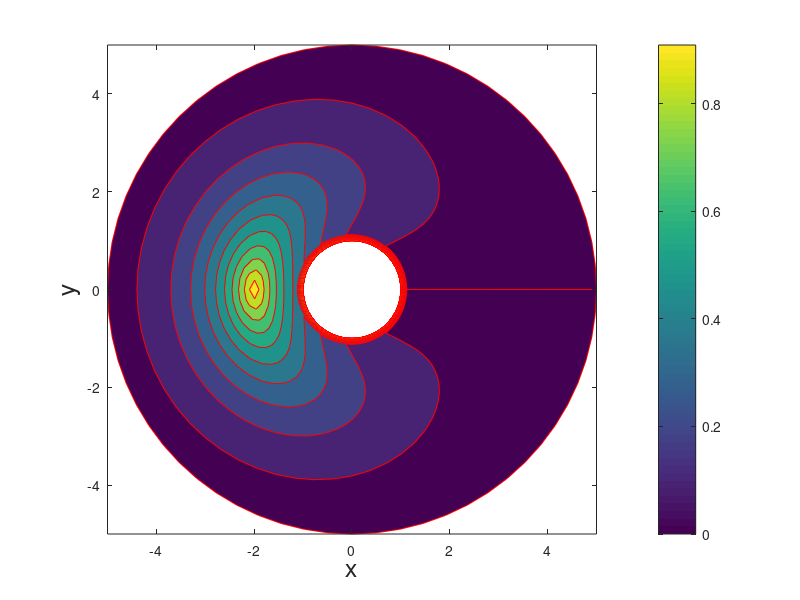

Recreate this plot in MATLAB. (Note: this script raises an error after producing the figure.)

% Domain and grid size
b =  5;
M = 2^5;                % Set M
N = 2^6;                % Set N
dr = (b - 1) / M;       % Set delta r
dtheta = 2 * pi / N;    % Set delta theta
ipic = 50;              % How many steps between pictures
dt = .01*min(dr,dtheta);% Set timestep
tstep = 1000;           % Number of time-steps 

ur  = zeros(M+1,N);     % Velocity: r component
utheta  = zeros(M+1,N); % Velocity: theta component
Q  = zeros(M+1,N);      % Scalar field
Q(1,:) = 1;             % Start with values of 1 on r=1 and 0 everywhere else

r = 1:dr:b;             % Initialize r array
theta = 0:dtheta:2*pi;  % Initialize theta array
% Uncomment to remove blob
rc = (b-1)/2;
for m = 2:M
    Q(m,:) = exp( - sqrt( (r(m) - rc)^2 + (theta(1:N) - pi).^2) );
end
% For plotting
% Get x-y grid
[R, Theta] = meshgrid(r, theta);
xx = R.*cos(Theta);
yy = R.*sin(Theta);

% Save original Q for error comaprison
Q0 = Q;
% Start figure
fig_advect = figure();
% Advect forward in time
for istep=1:tstep
    % Plot
    if ((mod(istep,ipic)==0)|(istep==1)) 
       istep
       figure(fig_advect) 
       Tplot = zeros(M+1,N+1);
       Tplot(:,1:N) = Q(:,1:N);
       Tplot(:,N+1) = Q(:,1);
       contourf(xx',yy',Tplot,10,'r')
       axis image
       xlabel('x','FontSize',18)
       ylabel('y','FontSize',18);
       colorbar
       drawnow
       pause(1)
    end
    % Advection step for temperature  
    Q = annulusDiffuseT(Q, dt, dr, dtheta, r);
end
